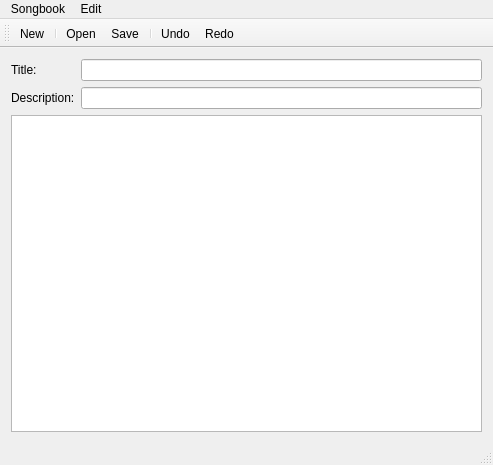
<?xml version="1.0" encoding="UTF-8"?>
<ui version="4.0">
 <class>SongbookEditor</class>
 <widget class="QMainWindow" name="SongbookEditor">
  <property name="geometry">
   <rect>
    <x>0</x>
    <y>0</y>
    <width>493</width>
    <height>465</height>
   </rect>
  </property>
  <property name="acceptDrops">
   <bool>false</bool>
  </property>
  <property name="windowTitle">
   <string>MainWindow</string>
  </property>
  <widget class="QWidget" name="centralwidget">
   <layout class="QGridLayout" name="gridLayout">
    <item row="0" column="0">
     <widget class="QLabel" name="label">
      <property name="text">
       <string>Title:</string>
      </property>
     </widget>
    </item>
    <item row="0" column="1">
     <widget class="QLineEdit" name="title"/>
    </item>
    <item row="1" column="0">
     <widget class="QLabel" name="label_2">
      <property name="text">
       <string>Description:</string>
      </property>
     </widget>
    </item>
    <item row="1" column="1">
     <widget class="QLineEdit" name="description"/>
    </item>
    <item row="2" column="0" colspan="2">
     <widget class="QTableView" name="songTable"/>
    </item>
   </layout>
  </widget>
  <widget class="QMenuBar" name="menubar">
   <property name="geometry">
    <rect>
     <x>0</x>
     <y>0</y>
     <width>493</width>
     <height>21</height>
    </rect>
   </property>
   <widget class="QMenu" name="menuSong">
    <property name="title">
     <string>Songbook</string>
    </property>
    <addaction name="actionNew"/>
    <addaction name="separator"/>
    <addaction name="actionOpen"/>
    <addaction name="actionSave"/>
    <addaction name="actionSaveAs"/>
    <addaction name="separator"/>
    <addaction name="actionExit"/>
   </widget>
   <widget class="QMenu" name="menuEdit">
    <property name="title">
     <string>Edit</string>
    </property>
    <addaction name="actionUndo"/>
    <addaction name="actionRedo"/>
    <addaction name="separator"/>
    <addaction name="actionCut"/>
    <addaction name="actionCopy"/>
    <addaction name="actionPaste"/>
   </widget>
   <addaction name="menuSong"/>
   <addaction name="menuEdit"/>
  </widget>
  <widget class="QStatusBar" name="statusBar"/>
  <widget class="QToolBar" name="toolBar">
   <property name="windowTitle">
    <string>toolBar</string>
   </property>
   <property name="iconSize">
    <size>
     <width>16</width>
     <height>16</height>
    </size>
   </property>
   <property name="toolButtonStyle">
    <enum>Qt::ToolButtonIconOnly</enum>
   </property>
   <attribute name="toolBarArea">
    <enum>TopToolBarArea</enum>
   </attribute>
   <attribute name="toolBarBreak">
    <bool>false</bool>
   </attribute>
   <addaction name="actionNew"/>
   <addaction name="separator"/>
   <addaction name="actionOpen"/>
   <addaction name="actionSave"/>
   <addaction name="separator"/>
   <addaction name="actionUndo"/>
   <addaction name="actionRedo"/>
  </widget>
  <action name="actionSaveAs">
   <property name="text">
    <string>Save as ...</string>
   </property>
   <property name="iconText">
    <string>Save to a file ...</string>
   </property>
   <property name="toolTip">
    <string>Save song as another file</string>
   </property>
   <property name="statusTip">
    <string>Save song as another file</string>
   </property>
   <property name="visible">
    <bool>true</bool>
   </property>
   <property name="iconVisibleInMenu">
    <bool>true</bool>
   </property>
  </action>
  <action name="actionUndo">
   <property name="text">
    <string>Undo</string>
   </property>
   <property name="toolTip">
    <string>Undo last action</string>
   </property>
   <property name="statusTip">
    <string>Undo last action</string>
   </property>
   <property name="shortcut">
    <string>Ctrl+Z</string>
   </property>
  </action>
  <action name="actionRedo">
   <property name="text">
    <string>Redo</string>
   </property>
   <property name="toolTip">
    <string>Redo last undid action</string>
   </property>
   <property name="statusTip">
    <string>Redo last undid action</string>
   </property>
   <property name="shortcut">
    <string>Ctrl+Y</string>
   </property>
  </action>
  <action name="actionSave">
   <property name="text">
    <string>Save</string>
   </property>
   <property name="toolTip">
    <string>Save changes</string>
   </property>
   <property name="statusTip">
    <string>Save changes</string>
   </property>
   <property name="shortcut">
    <string>Ctrl+S</string>
   </property>
  </action>
  <action name="actionExit">
   <property name="text">
    <string>Exit</string>
   </property>
   <property name="toolTip">
    <string>Exit editing</string>
   </property>
   <property name="statusTip">
    <string>Exit editing</string>
   </property>
   <property name="shortcut">
    <string>Ctrl+Q</string>
   </property>
   <property name="menuRole">
    <enum>QAction::TextHeuristicRole</enum>
   </property>
  </action>
  <action name="actionOpen">
   <property name="text">
    <string>Open ...</string>
   </property>
   <property name="iconText">
    <string>Open</string>
   </property>
   <property name="toolTip">
    <string>Open song</string>
   </property>
   <property name="statusTip">
    <string>Open song</string>
   </property>
   <property name="shortcut">
    <string>Ctrl+O</string>
   </property>
  </action>
  <action name="actionNew">
   <property name="text">
    <string>New</string>
   </property>
   <property name="toolTip">
    <string>Create new song</string>
   </property>
   <property name="statusTip">
    <string>Create new song</string>
   </property>
   <property name="shortcut">
    <string>Ctrl+N</string>
   </property>
  </action>
  <action name="actionCut">
   <property name="text">
    <string>Cut</string>
   </property>
   <property name="toolTip">
    <string>Cut to clipboard</string>
   </property>
   <property name="statusTip">
    <string>Cut to clipboard</string>
   </property>
   <property name="shortcut">
    <string>Ctrl+X</string>
   </property>
  </action>
  <action name="actionPaste">
   <property name="text">
    <string>Paste</string>
   </property>
   <property name="toolTip">
    <string>Paste from clipboard</string>
   </property>
   <property name="statusTip">
    <string>Paste from clipboard</string>
   </property>
   <property name="shortcut">
    <string>Ctrl+V</string>
   </property>
  </action>
  <action name="actionCopy">
   <property name="text">
    <string>Copy</string>
   </property>
   <property name="toolTip">
    <string>Copy to clipboard</string>
   </property>
   <property name="statusTip">
    <string>Copy to clipboard</string>
   </property>
   <property name="shortcut">
    <string>Ctrl+C</string>
   </property>
  </action>
 </widget>
 <layoutdefault spacing="6" margin="11"/>
 <resources/>
 <connections>
  <connection>
   <sender>actionExit</sender>
   <signal>activated()</signal>
   <receiver>SongbookEditor</receiver>
   <slot>close()</slot>
   <hints>
    <hint type="sourcelabel">
     <x>-1</x>
     <y>-1</y>
    </hint>
    <hint type="destinationlabel">
     <x>399</x>
     <y>299</y>
    </hint>
   </hints>
  </connection>
 </connections>
</ui>
